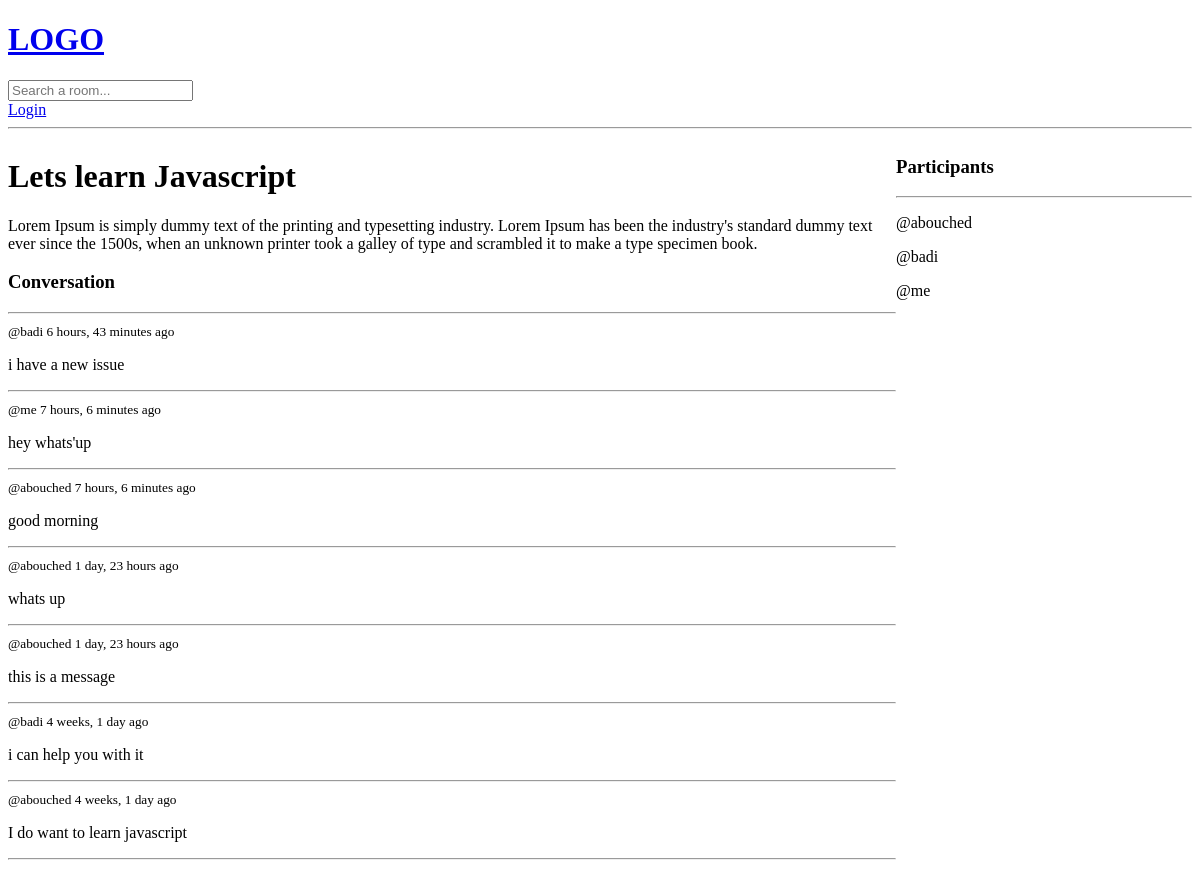
The app's page /room/1/, older data.
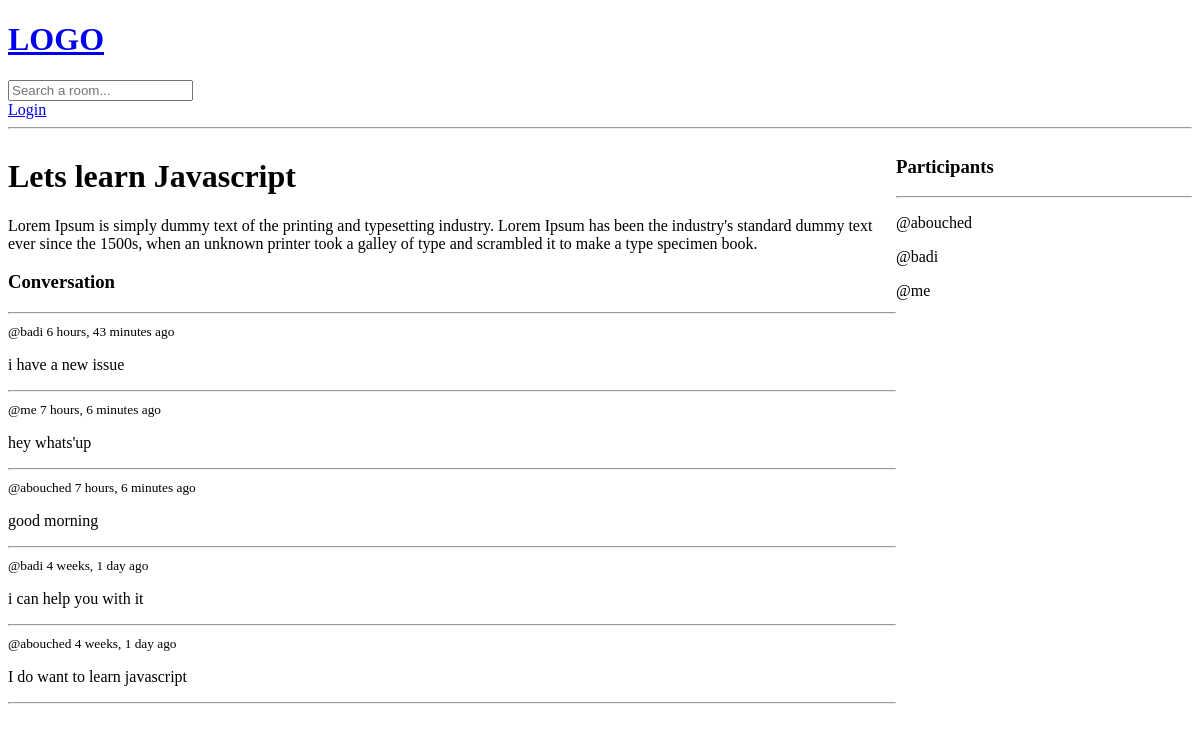
The same page, newer data.
### base/models.py (models this page shows, shortened)
class Message(models.Model):
    user = models.ForeignKey(User, on_delete=models.CASCADE)
    room = models.ForeignKey(Room, on_delete=models.CASCADE)
    body = models.TextField()
    updated = models.DateTimeField(auto_now=True)
    created = models.DateTimeField(auto_now_add=True)
    class Meta:
        ordering = ['-updated', '-created']

### base/views.py (the view, shortened to what this page needs)
# urls.py: path('room/<str:pk>/', views.room, name="room"),
def room(request, pk):
    room = Room.objects.get(id=pk)
    room_messages = room.message_set.all()
    participants = room.participants.all()
    context = {'room': room, 'room_messages': room_messages, 'participants': participants}
    return render(request, 'base/room.html', context)

### base/templates/base/room.html (shortened to what this page needs)
{% extends 'main.html' %}
{% block content %}
<div class="room-container">
    <div>
        <h1>{{room.name}}</h1>
        <p> {{ room.description }}</p>
        <div class="comment-wrapper">
            <h3>Conversation</h3>
            <hr>
            {% for message in room_messages %}
                 <div>
                    <small>@{{ message.user }} {{ message.created | timesince }} ago</small>
                    <p>{{ message.body }}</p>
                    <hr>
                 </div>
            {% endfor %}
        </div>
    </div>
    <div>
        <h3> Participants</h3>
        <hr>
        {% for participant in participants %}
            <div>
                <p>@{{ participant.username }}</p>
            </div>
        {% endfor %}
    </div>
</div>
{% endblock content %}

Row changes from the older to the newer data that the page shows:
removed Message: user "abouched", created "1 day, 23 hours", body "whats up"
removed Message: user "abouched", created "1 day, 23 hours", body "this is a message"
